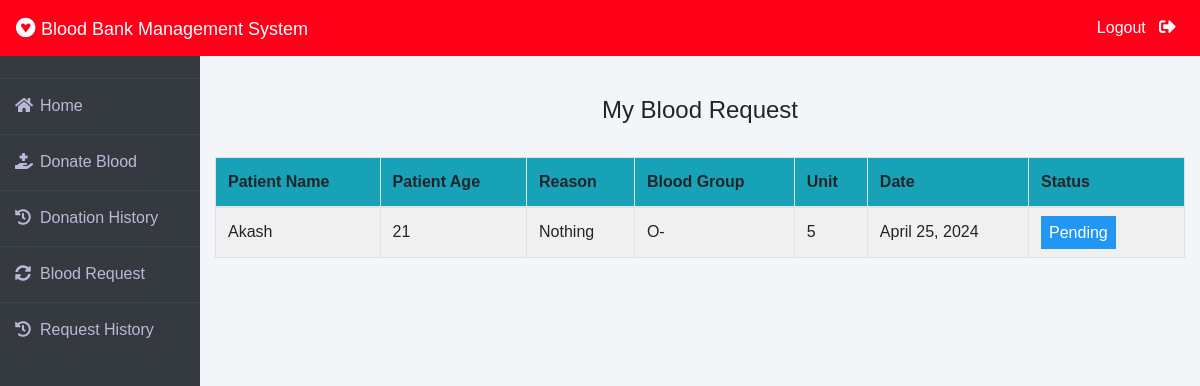
The app's page /donor/request-history (signed in) with its own data.
### blood/models.py (models this page shows, shortened)
class BloodRequest(models.Model):
    request_by_patient=models.ForeignKey(pmodels.Patient,null=True,on_delete=models.CASCADE)
    request_by_donor=models.ForeignKey(dmodels.Donor,null=True,on_delete=models.CASCADE)
    patient_name=models.CharField(max_length=30)
    patient_age=models.PositiveIntegerField()
    reason=models.CharField(max_length=500)
    bloodgroup=models.CharField(max_length=10)
    unit=models.PositiveIntegerField(default=0)
    status=models.CharField(max_length=20,default="Pending")
    date=models.DateField(auto_now=True)

### donor/views.py (the view)
# urls.py: path('request-history', views.request_history_view,name='request-history'),
def request_history_view(request):
    donor= models.Donor.objects.get(user_id=request.user.id)
    blood_request=bmodels.BloodRequest.objects.all().filter(request_by_donor=donor)
    return render(request,'donor/request_history.html',{'blood_request':blood_request})

### templates/donor/request_history.html (shortened to what this page needs)
{% extends 'donor/donorbase.html' %}
{% block content %}
{% load widget_tweaks %}
{%load static%}
<head>
   </head>
<br><br>
<div class="container">
    <H4 class="text-center">My Blood Request</H4><br>
    <table class="table table-light table-hover table-bordered table-striped">
        <thead class="bg-info">
            <tr>
                <th scope="col">Patient Name</th>
                <th scope="col">Patient Age</th>
                <th scope="col">Reason</th>
                <th scope="col">Blood Group</th>
                <th scope="col">Unit</th>
                <th scope="col">Date</th>
                <th scope="col">Status</th>
            </tr>
        </thead>
        <tbody>
            {% for t in blood_request %}
            <tr>
                <td> {{t.patient_name}}</td>
                <td>{{t.patient_age}}</td>
                <td>{{t.reason}}</td>
                <td>{{t.bloodgroup}}</td>
                <td>{{t.unit}}</td>
                <td>{{t.date}}</td>
                {% if t.status == 'Approved' %}
                <td><span class="label warning"> Approved</span></td>
                {% elif t.status == 'Rejected' %}
                <td><span class="label success">Rejected</span></td>
                {% else %}
                <td><span style="color: white;margin-left: 0px;" class="label info">Pending</span></td>
                {% endif %}
            </tr>
            {% endfor %}
        </tbody>
    </table>
</div>
{% endblock content %}

### templates/donor/donorbase.html (style rules this page uses)
* { margin: 0; padding: 0; box-sizing: border-box; list-style: none; text-decoration: none; font-family: 'Josefin Sans', sans-serif; }
body { background-color: #f3f5f9; }
.wrapper .main_content .info { margin: 20px; color: #717171; line-height: 25px; }

### templates/donor/request_history.html (style rules this page uses)
.label { color: white; padding: 8px; }
.info { background-color: #2196F3; }

### records on screen
BloodRequest: patient_name "Akash", patient_age "21", reason "Nothing", bloodgroup "O-", unit "5", date "April 25, 2024", status "Pending"
